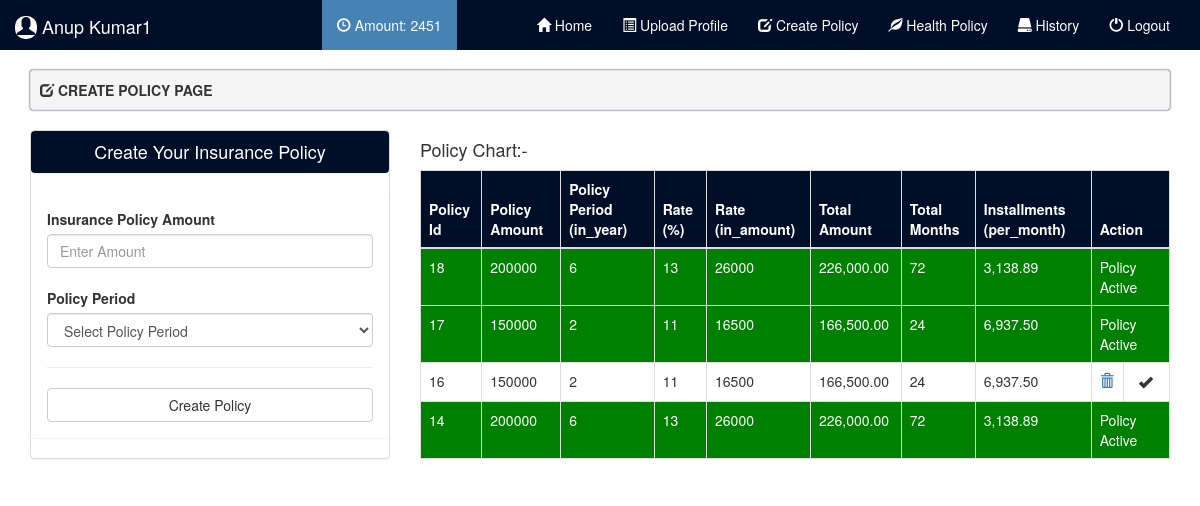
The page /create_policy.php (signed in) on the database its author committed.
### tables this page shows
CREATE TABLE IF NOT EXISTS `tbl_policy` (
  `pid` int(11) NOT NULL AUTO_INCREMENT,
  `pdate` varchar(12) NOT NULL,
  `uid` int(10) NOT NULL,
  `uname` varchar(50) NOT NULL,
  `amount` varchar(10) NOT NULL,
  `period` varchar(20) NOT NULL,
  `rate` varchar(10) NOT NULL,
  `rate_amt` varchar(10) NOT NULL,
  `tot_amt` varchar(10) NOT NULL,
  `months` varchar(20) NOT NULL,
  `installments` varchar(20) NOT NULL,
  `status` varchar(20) NOT NULL,
  PRIMARY KEY (`pid`)
);

### create_policy.php (the view, shortened to what this page needs)
<?php
include('connect.php');
$id = $_GET['id'];
mysqli_query($con,"DELETE FROM `tbl_policy` WHERE `pid` = '".$id."' ");
?>
<!DOCTYPE html>
<html>
<head>
	<?php include('bootcdn.php') ?>
</head>
<body>
	<?php include('header.php'); ?>
	<div class="container">
		<div class="well well-sm">
			<span class="glyphicon glyphicon-edit"></span>
			<b>CREATE POLICY PAGE</b>
		</div>
		<div class="row">
			<div class="col-sm-4">
				<div class="panel panel-default">
					<div class="panel panel-header">
						<h4>Create Your Insurance Policy</h4>
					</div>
					<div class="panel panel-body">
						<form method="post">
							<label>Insurance Policy Amount</label>
							<input type="number" name="amount" class="form-control" placeholder="Enter Amount" autofocus="">
							<br>
							<label>Policy Period</label>
							<select type="text" name="period" class="form-control" required="">
								<option value="">Select Policy Period</option>
							</select>
							<hr>
							<button type="submit" name="create_policy" class="btn btn-default btn-block">Create Policy</button>
						</form>
					</div>
				</div>
			</div>
			<div class="col-sm-8">
				<h4>Policy Chart:-</h4>
				<div class="table-responsive">
					<table class="table table-bordered">
						<thead>
							<tr>
								<th>Policy Id</th>
								<th>Policy Amount</th>
								<th>Policy Period (in_year)</th>
								<th>Rate (%)</th>
								<th>Rate (in_amount)</th>
								<th>Total Amount</th>
								<th>Total Months</th>
								<th>Installments (per_month)</th>
								<th colspan="2">Action</th>
							</tr>
						</thead>
						<tbody>
							<?php
							$a = mysqli_query($con,"SELECT * FROM `tbl_policy` WHERE `uid` = '".$_SESSION['uid']."' ORDER BY pid desc ");
							while($b = mysqli_fetch_assoc($a)){
							?>
							<tr style="<?php if($b['status']=='Active'){echo 'background-color:green;color:white;';}else{echo '';} ?>">
								<td><?php echo $b['pid'] ?></td>
								<td><?php echo $b['amount'] ?></td>
								<td><?php echo $b['period'] ?></td>
								<td><?php echo $b['rate'] ?></td>
								<td><?php echo $b['rate_amt'] ?></td>
								<td><?php echo number_format($b['tot_amt'],2) ?></td>
								<td><?php echo $b['months'] ?></td>
								<td><?php echo number_format($b['installments'],2) ?></td>
								<td <?php if($b['status']=='Active'){echo 'colspan="2"';}else{echo '';} ?>>
									<a style="<?php if($b['status']=='Active'){echo 'display:none;';}else{echo '';} ?>" title="Delete" href="create_policy?id=<?php echo $b['pid'] ?>">
										<span class="glyphicon glyphicon-trash"></span>
									</a>
                                    <a style="color:white;" href="mychart?id=<?php echo $b['pid'] ?>">
									<?php if($b['status']=='Active'){echo 'Policy Active';}else{echo '';} ?>
								    </a>
								</td>
								<td style="<?php if($b['status']=='Active'){echo 'display:none;';}else{echo '';} ?>">
									<form style="<?php if($b['status']=='Active'){echo 'display:none;';}else{echo '';} ?>" method="post">
										<button style="background:none;border:none;" type="submit" name="btnhidid">
											<span class="glyphicon glyphicon-ok"></span>
										</button>
									</form>
								</td>
							</tr>
						<?php } ?>
						</tbody>
					</table>
				</div>
			</div>
		</div>
	</div>
</body>
</html>

### create_policy.php (style rules this page uses)
.well-sm { box-shadow:0 0 2px #010E28; }
.panel-header { background-color:#010E28; color:white; text-align:center; }
.table-bordered thead tr th { background-color:#010E28;color:white; }

### rows shown on the page
tbl_policy: pid "18", amount "200000", period "6", rate "13", rate_amt "26000", tot_amt "226,000.00", months "72", installments "3,138.89", status "Policy Active"
tbl_policy: pid "17", amount "150000", period "2", rate "11", rate_amt "16500", tot_amt "166,500.00", months "24", installments "6,937.50", status "Policy Active"
tbl_policy: pid "16", amount "150000", period "2", rate "11", rate_amt "16500", tot_amt "166,500.00", months "24", installments "6,937.50"
tbl_policy: pid "14", amount "200000", period "6", rate "13", rate_amt "26000", tot_amt "226,000.00", months "72", installments "3,138.89", status "Policy Active"

### other values the page prints
$_SESSION['uname'] "Anup Kumar1"
$total "2451"
